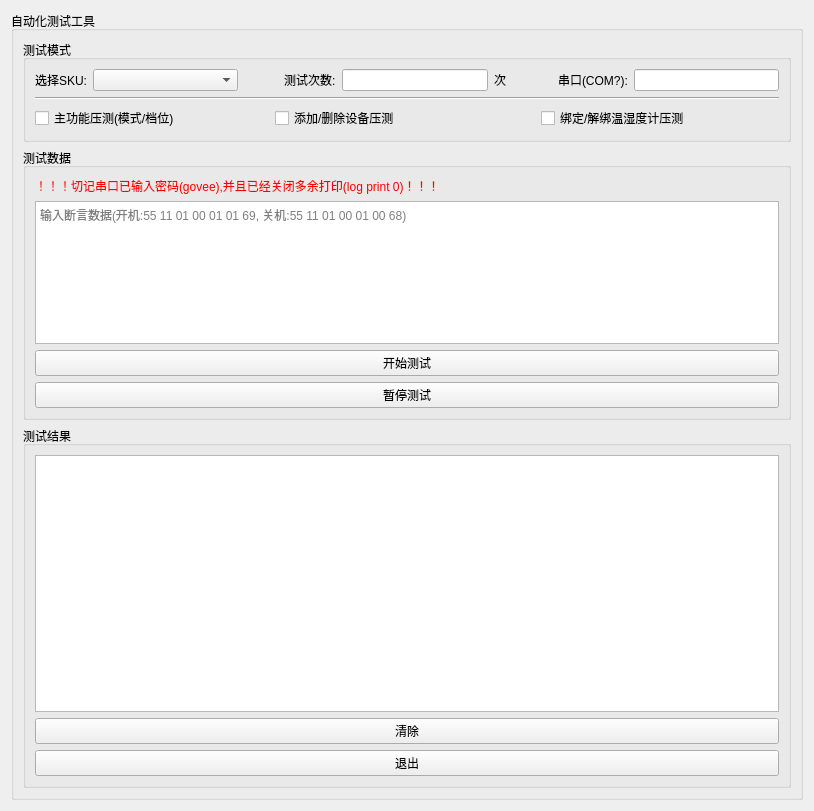
<?xml version="1.0" encoding="UTF-8"?>
<ui version="4.0">
 <class>Form</class>
 <widget class="QWidget" name="Form">
  <property name="geometry">
   <rect>
    <x>0</x>
    <y>0</y>
    <width>814</width>
    <height>811</height>
   </rect>
  </property>
  <property name="windowTitle">
   <string>AutoTool</string>
  </property>
  <layout class="QHBoxLayout" name="horizontalLayout_6">
   <item>
    <widget class="QGroupBox" name="groupBox_3">
     <property name="title">
      <string>自动化测试工具</string>
     </property>
     <layout class="QVBoxLayout" name="verticalLayout_7" stretch="1,3,4">
      <item>
       <widget class="QGroupBox" name="groupBox_4">
        <property name="title">
         <string>测试模式</string>
        </property>
        <layout class="QVBoxLayout" name="verticalLayout_3">
         <item>
          <layout class="QHBoxLayout" name="horizontalLayout_3" stretch="0,1,0,0,1,0,0,0,0,1">
           <item>
            <widget class="QLabel" name="label_5">
             <property name="text">
              <string>选择SKU:</string>
             </property>
            </widget>
           </item>
           <item>
            <widget class="QComboBox" name="skuBox"/>
           </item>
           <item>
            <spacer name="horizontalSpacer_3">
             <property name="orientation">
              <enum>Qt::Horizontal</enum>
             </property>
             <property name="sizeHint" stdset="0">
              <size>
               <width>40</width>
               <height>20</height>
              </size>
             </property>
            </spacer>
           </item>
           <item>
            <widget class="QLabel" name="label_3">
             <property name="text">
              <string>测试次数:</string>
             </property>
            </widget>
           </item>
           <item>
            <widget class="QLineEdit" name="countEdit">
             <property name="placeholderText">
              <string/>
             </property>
            </widget>
           </item>
           <item>
            <widget class="QLabel" name="label_6">
             <property name="text">
              <string>次</string>
             </property>
            </widget>
           </item>
           <item>
            <spacer name="horizontalSpacer">
             <property name="orientation">
              <enum>Qt::Horizontal</enum>
             </property>
             <property name="sizeHint" stdset="0">
              <size>
               <width>40</width>
               <height>20</height>
              </size>
             </property>
            </spacer>
           </item>
           <item>
            <widget class="Line" name="line_2">
             <property name="orientation">
              <enum>Qt::Horizontal</enum>
             </property>
            </widget>
           </item>
           <item>
            <widget class="QLabel" name="label_2">
             <property name="text">
              <string>串口(COM?):</string>
             </property>
            </widget>
           </item>
           <item>
            <widget class="QLineEdit" name="serialEdit">
             <property name="placeholderText">
              <string/>
             </property>
            </widget>
           </item>
          </layout>
         </item>
         <item>
          <layout class="QVBoxLayout" name="verticalLayout_5">
           <item>
            <widget class="Line" name="line">
             <property name="orientation">
              <enum>Qt::Horizontal</enum>
             </property>
            </widget>
           </item>
           <item>
            <layout class="QHBoxLayout" name="horizontalLayout_4" stretch="1,2,1,3,1,2">
             <item>
              <widget class="QCheckBox" name="main_funBox">
               <property name="text">
                <string>主功能压测(模式/档位)</string>
               </property>
              </widget>
             </item>
             <item>
              <spacer name="horizontalSpacer_4">
               <property name="orientation">
                <enum>Qt::Horizontal</enum>
               </property>
               <property name="sizeHint" stdset="0">
                <size>
                 <width>40</width>
                 <height>20</height>
                </size>
               </property>
              </spacer>
             </item>
             <item>
              <widget class="QCheckBox" name="add_deviceBox">
               <property name="text">
                <string>添加/删除设备压测</string>
               </property>
              </widget>
             </item>
             <item>
              <spacer name="horizontalSpacer_5">
               <property name="orientation">
                <enum>Qt::Horizontal</enum>
               </property>
               <property name="sizeHint" stdset="0">
                <size>
                 <width>40</width>
                 <height>20</height>
                </size>
               </property>
              </spacer>
             </item>
             <item>
              <widget class="QCheckBox" name="add_tempBox">
               <property name="text">
                <string>绑定/解绑温湿度计压测</string>
               </property>
              </widget>
             </item>
             <item>
              <spacer name="horizontalSpacer_2">
               <property name="orientation">
                <enum>Qt::Horizontal</enum>
               </property>
               <property name="sizeHint" stdset="0">
                <size>
                 <width>40</width>
                 <height>20</height>
                </size>
               </property>
              </spacer>
             </item>
            </layout>
           </item>
          </layout>
         </item>
        </layout>
       </widget>
      </item>
      <item>
       <widget class="QGroupBox" name="groupBox_5">
        <property name="title">
         <string>测试数据</string>
        </property>
        <layout class="QHBoxLayout" name="horizontalLayout_5">
         <item>
          <layout class="QVBoxLayout" name="verticalLayout_4">
           <item>
            <layout class="QVBoxLayout" name="verticalLayout_2">
             <item>
              <widget class="QLabel" name="label_4">
               <property name="autoFillBackground">
                <bool>false</bool>
               </property>
               <property name="text">
                <string>&lt;html&gt;&lt;head/&gt;&lt;body&gt;&lt;p&gt;&lt;span style=&quot; color:#ff0000;&quot;&gt;！！！切记串口已输入密码(govee),并且已经关闭多余打印(log print 0)！！！&lt;/span&gt;&lt;/p&gt;&lt;/body&gt;&lt;/html&gt;</string>
               </property>
               <property name="textFormat">
                <enum>Qt::AutoText</enum>
               </property>
              </widget>
             </item>
             <item>
              <widget class="QPlainTextEdit" name="assertTextEdit">
               <property name="placeholderText">
                <string>输入断言数据(开机:55 11 01 00 01 01 69, 关机:55 11 01 00 01 00 68)</string>
               </property>
              </widget>
             </item>
            </layout>
           </item>
           <item>
            <widget class="QPushButton" name="pushButton">
             <property name="text">
              <string>开始测试</string>
             </property>
            </widget>
           </item>
           <item>
            <widget class="QPushButton" name="stopButton">
             <property name="text">
              <string>暂停测试</string>
             </property>
            </widget>
           </item>
          </layout>
         </item>
        </layout>
       </widget>
      </item>
      <item>
       <widget class="QGroupBox" name="groupBox_2">
        <property name="title">
         <string>测试结果</string>
        </property>
        <layout class="QHBoxLayout" name="horizontalLayout_2">
         <item>
          <layout class="QVBoxLayout" name="verticalLayout">
           <item>
            <widget class="QTextBrowser" name="resultBrowser"/>
           </item>
           <item>
            <widget class="QPushButton" name="clearButton">
             <property name="text">
              <string>清除</string>
             </property>
            </widget>
           </item>
           <item>
            <widget class="QPushButton" name="quitButton">
             <property name="text">
              <string>退出</string>
             </property>
            </widget>
           </item>
          </layout>
         </item>
        </layout>
       </widget>
      </item>
     </layout>
    </widget>
   </item>
  </layout>
 </widget>
 <resources/>
 <connections/>
</ui>
